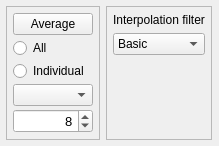
          <widget class="QWidget" name="Filter">
           <attribute name="icon">
            <iconset resource="../../resources.qrc">
             <normaloff>:/images/icons/filter.png</normaloff>:/images/icons/filter.png</iconset>
           </attribute>
           <attribute name="title">
            <string/>
           </attribute>
           <layout class="QHBoxLayout" name="horizontalLayout_39" stretch="1,1,1000">
            <property name="leftMargin">
             <number>6</number>
            </property>
            <property name="topMargin">
             <number>6</number>
            </property>
            <property name="rightMargin">
             <number>6</number>
            </property>
            <property name="bottomMargin">
             <number>6</number>
            </property>
            <item>
             <widget class="QFrame" name="frame_24">
              <property name="frameShape">
               <enum>QFrame::StyledPanel</enum>
              </property>
              <property name="frameShadow">
               <enum>QFrame::Plain</enum>
              </property>
              <layout class="QVBoxLayout" name="verticalLayout_21" stretch="1,0,0,0,0,0">
               <property name="spacing">
                <number>3</number>
               </property>
               <property name="leftMargin">
                <number>6</number>
               </property>
               <property name="topMargin">
                <number>6</number>
               </property>
               <property name="rightMargin">
                <number>6</number>
               </property>
               <property name="bottomMargin">
                <number>6</number>
               </property>
               <item>
                <widget class="QPushButton" name="pushButtonAvg">
                 <property name="toolTip">
                  <string>&lt;html&gt;&lt;head/&gt;&lt;body&gt;&lt;p&gt;Enable averaging&lt;/p&gt;&lt;p&gt;In channel mode ($$C), samples from a few newest sets are averaged.&lt;/p&gt;&lt;p&gt;In point mode ($$P) this acts as rolling average.&lt;/p&gt;&lt;/body&gt;&lt;/html&gt;</string>
                 </property>
                 <property name="text">
                  <string>Average</string>
                 </property>
                 <property name="icon">
                  <iconset resource="../../resources.qrc">
                   <normaloff>:/images/icons/average.png</normaloff>:/images/icons/average.png</iconset>
                 </property>
                 <property name="checkable">
                  <bool>true</bool>
                 </property>
                </widget>
               </item>
               <item>
                <widget class="QRadioButton" name="radioButtonAverageAll">
                 <property name="toolTip">
                  <string>&lt;html&gt;&lt;head/&gt;&lt;body&gt;&lt;p&gt;Use the same number of previous data sets for all channels&lt;/p&gt;&lt;/body&gt;&lt;/html&gt;</string>
                 </property>
                 <property name="text">
                  <string>All</string>
                 </property>
                </widget>
               </item>
               <item>
                <widget class="QRadioButton" name="radioButtonAverageIndividual">
                 <property name="toolTip">
                  <string>&lt;html&gt;&lt;head/&gt;&lt;body&gt;&lt;p&gt;Set the number of previous data sets for each channel individually&lt;/p&gt;&lt;/body&gt;&lt;/html&gt;</string>
                 </property>
                 <property name="text">
                  <string>Individual</string>
                 </property>
                </widget>
               </item>
               <item>
                <widget class="QComboBox" name="comboBoxAvgIndividualCh"/>
               </item>
               <item>
                <widget class="MyPow2Spinbox" name="spinBoxAvg">
                 <property name="sizePolicy">
                  <sizepolicy hsizetype="Minimum" vsizetype="Preferred">
                   <horstretch>0</horstretch>
                   <verstretch>0</verstretch>
                  </sizepolicy>
                 </property>
                 <property name="font">
                  <font>
                   <pointsize>10</pointsize>
                  </font>
                 </property>
                 <property name="toolTip">
                  <string>&lt;html&gt;&lt;head/&gt;&lt;body&gt;&lt;p&gt;&lt;span style=&quot; font-size:8pt;&quot;&gt;Average is calculated from this amount of previous data sets/points&lt;/span&gt;&lt;/p&gt;&lt;/body&gt;&lt;/html&gt;</string>
                 </property>
                 <property name="alignment">
                  <set>Qt::AlignRight|Qt::AlignTrailing|Qt::AlignVCenter</set>
                 </property>
                 <property name="minimum">
                  <number>1</number>
                 </property>
                 <property name="maximum">
                  <number>1024</number>
                 </property>
                 <property name="value">
                  <number>8</number>
                 </property>
                </widget>
               </item>
               <item>
                <spacer name="verticalSpacer_8">
                 <property name="orientation">
                  <enum>Qt::Vertical</enum>
                 </property>
                 <property name="sizeHint" stdset="0">
                  <size>
                   <width>20</width>
                   <height>0</height>
                  </size>
                 </property>
                </spacer>
               </item>
              </layout>
             </widget>
            </item>
            <item>
             <widget class="QFrame" name="frame_6">
              <property name="frameShape">
               <enum>QFrame::StyledPanel</enum>
              </property>
              <property name="frameShadow">
               <enum>QFrame::Plain</enum>
              </property>
              <layout class="QVBoxLayout" name="verticalLayout_43">
               <property name="leftMargin">
                <number>6</number>
               </property>
               <property name="topMargin">
                <number>6</number>
               </property>
               <property name="rightMargin">
                <number>6</number>
               </property>
               <property name="bottomMargin">
                <number>6</number>
               </property>
               <item>
                <widget class="QLabel" name="label_9">
                 <property name="text">
                  <string>Interpolation filter</string>
                 </property>
                </widget>
               </item>
               <item>
                <widget class="QComboBox" name="comboBoxFIR">
                 <item>
                  <property name="text">
                   <string>Basic</string>
                  </property>
                 </item>
                 <item>
                  <property name="text">
                   <string>Medium</string>
                  </property>
                 </item>
                 <item>
                  <property name="text">
                   <string>Good</string>
                  </property>
                 </item>
                 <item>
                  <property name="text">
                   <string>Best</string>
                  </property>
                 </item>
                </widget>
               </item>
               <item>
                <spacer name="verticalSpacer_14">
                 <property name="orientation">
                  <enum>Qt::Vertical</enum>
                 </property>
                 <property name="sizeHint" stdset="0">
                  <size>
                   <width>20</width>
                   <height>40</height>
                  </size>
                 </property>
                </spacer>
               </item>
              </layout>
             </widget>
            </item>
            <item>
             <spacer name="horizontalSpacer_14">
              <property name="orientation">
               <enum>Qt::Horizontal</enum>
              </property>
              <property name="sizeHint" stdset="0">
               <size>
                <width>1</width>
                <height>20</height>
               </size>
              </property>
             </spacer>
            </item>
           </layout>
          </widget>
